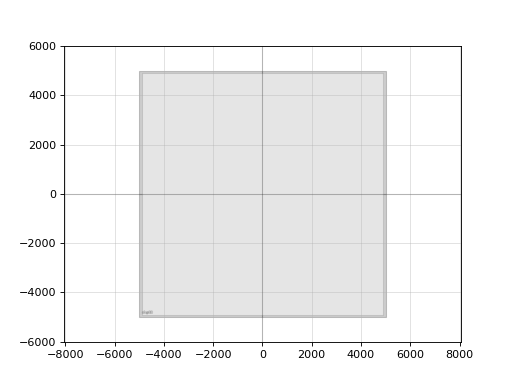

Here is the Python script that generated this plot:
import gdsfactory as gf

c = gf.components.die(size=[10000.0, 10000.0], street_width=100.0, street_length=1000.0, die_name='chip99', text_size=100.0, text_location='SW', layer='FLOORPLAN', bbox_layer='FLOORPLAN', draw_corners=True, draw_dicing_lane=True)
c.plot()
